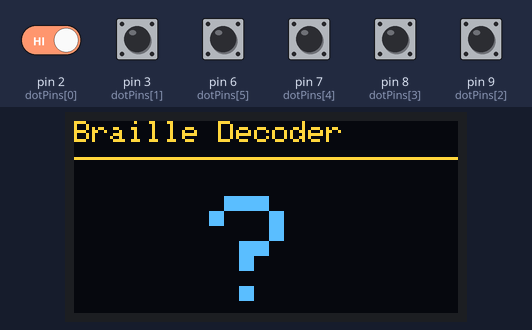
A sketch run on a simulated Arduino Uno, built with avr-gcc and run on an emulated ATmega328P. On the bench: 128×64 one-colour display. Inputs (shaded band) come from the test bench; at power-on: pin 2 (dotPins[0]), pin 3 (dotPins[1]), pin 6 (dotPins[5]), pin 7 (dotPins[4]), pin 8 (dotPins[3]), pin 9 (dotPins[2]) HIGH. The OLED is the two-colour kind (top 16 rows yellow); what the sketch prints to the serial monitor is not drawn.

Above: at 1.2 s.
1.3 s: pin 3 (dotPins[1]) pulled LOW for 0.15 s
At 1.42 s:
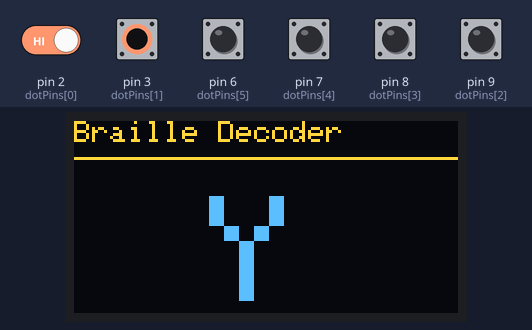
2.9 s: pin 6 (dotPins[5]) pulled LOW for 0.15 s
At 3.01 s:
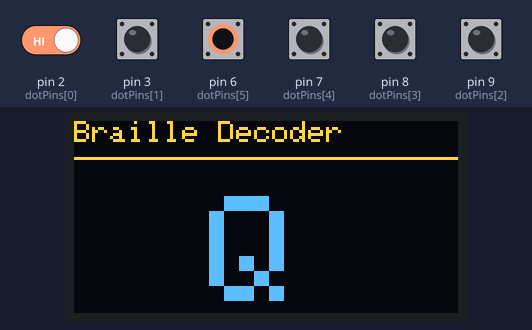
4.5 s: pin 3 (dotPins[1]) pulled LOW for 1 s
At 4.9 s:
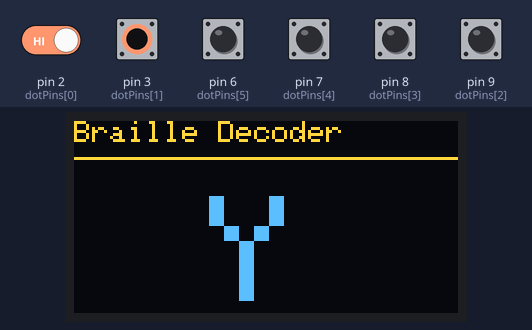
7.0 s: pin 6 (dotPins[5]) pulled LOW for 1 s
At 7.7 s:
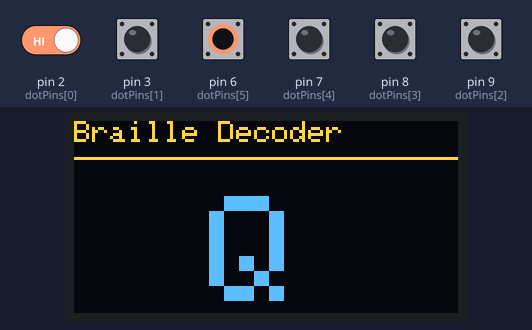
9.5 s: pin 2 (dotPins[0]) driven LOW and pin 6 (dotPins[5]) driven LOW
At 10.5 s:
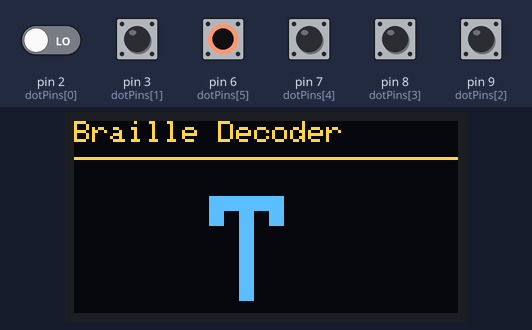
11.0 s: pin 7 (dotPins[4]) pulled LOW for 0.15 s
At 11.12 s:
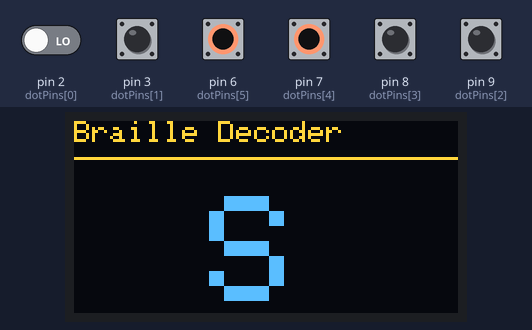
Timing chart, 0 to 13.6 s (numbered marks = the images above; inputs shaded):
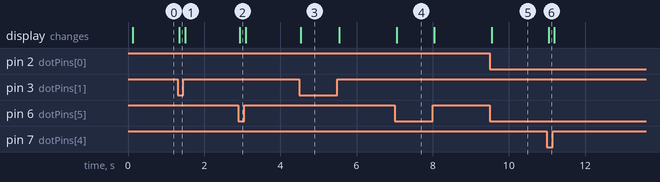

Measured:
- after the input at 1.3 s, the display: changes after 0.05 s (image 1)
- after the input at 2.9 s, the display: changes at once (image 2)
- after the input at 4.5 s, the display: changes at once (image 3)
- after the input at 7.0 s, the display: changes after 0.05 s (image 4)
- after the input at 9.5 s, the display: changes at once (image 5)
- after the input at 11.0 s, the display: changes after 0.05 s (image 6)

The sketch:

braille_decoder_oled.ino
```cpp
#include <Wire.h>
#include <Adafruit_GFX.h>
#include <Adafruit_SSD1306.h>

// ---------------- OLED ----------------
#define SCREEN_WIDTH 128
#define SCREEN_HEIGHT 64
#define OLED_SDA 4
#define OLED_SCL 5

Adafruit_SSD1306 display(SCREEN_WIDTH, SCREEN_HEIGHT, &Wire, -1);

bool oledOK = false; // tracks whether OLED initialized successfully

// ---------------- Braille ----------------
const int dotPins[6] = {2, 3, 9, 8, 7, 6};

struct BrailleLetter
{
  byte pattern;
  char letter;
};

BrailleLetter brailleTable[] =
{
  {0b100000, 'A'},
  {0b110000, 'B'},
  {0b100100, 'C'},
  {0b100110, 'D'},
  {0b100010, 'E'},
  {0b110100, 'F'},
  {0b110110, 'G'},
  {0b110010, 'H'},
  {0b010100, 'I'},
  {0b010110, 'J'},
  {0b101000, 'K'},
  {0b111000, 'L'},
  {0b101100, 'M'},
  {0b101110, 'N'},
  {0b101010, 'O'},
  {0b111100, 'P'},
  {0b111110, 'Q'},
  {0b111010, 'R'},
  {0b011100, 'S'},
  {0b011110, 'T'},
  {0b101001, 'U'},
  {0b111001, 'V'},
  {0b010111, 'W'},
  {0b101101, 'X'},
  {0b101111, 'Y'},
  {0b101011, 'Z'}
};

const int tableSize = sizeof(brailleTable) / sizeof(brailleTable[0]);

// ------------------------------------------------
byte readPattern()
{
  byte pattern = 0;
  for (int i = 0; i < 6; i++)
  {
    bool pressed = digitalRead(dotPins[i]); // unpressed = 1 (rest state), pressed = 0
    if (pressed)
      pattern |= (1 << (5 - i));
  }
  return pattern;
}

// ------------------------------------------------
char decode(byte pattern)
{
  for (int i = 0; i < tableSize; i++)
  {
    if (pattern == brailleTable[i].pattern)
      return brailleTable[i].letter;
  }
  return '?';
}

// ------------------------------------------------
void showLetter(char letter)
{
  if (!oledOK) return; // skip silently if OLED never initialized

  display.clearDisplay();
  display.setTextColor(SSD1306_WHITE);

  display.setTextSize(1);
  display.setCursor(0, 0);
  display.println("Braille Decoder");
  display.drawLine(0, 12, 128, 12, SSD1306_WHITE);

  display.setTextSize(5);
  display.setCursor(45, 25);
  display.print(letter);

  display.display();
}

// ------------------------------------------------
void setup()
{
  Serial.begin(115200);

  // Switches
  for (int i = 0; i < 6; i++)
    pinMode(dotPins[i], INPUT_PULLUP);

  // OLED - set pins before begin()
  Wire.setSDA(OLED_SDA);
  Wire.setSCL(OLED_SCL);
  Wire.begin();

  if (!display.begin(SSD1306_SWITCHCAPVCC, 0x3C))
  {
    Serial.println("OLED not found! Continuing without display.");
    oledOK = false;
  }
  else
  {
    oledOK = true;
    display.clearDisplay();
    display.display();
    showLetter('-');
  }

  Serial.println("================================");
  Serial.println(" Braille Decoder Ready");
  Serial.println("================================");
}

// ------------------------------------------------
void loop()
{
  static byte lastPattern = 255;
  byte pattern = readPattern();

  if (pattern != lastPattern)
  {
    lastPattern = pattern;
    char letter = decode(pattern);

    Serial.print("Pattern : ");
    for (int i = 5; i >= 0; i--)
      Serial.print(bitRead(pattern, i));

    Serial.print("   Letter : ");
    Serial.println(letter);

    showLetter(letter);
  }

  delay(30);
}
```
